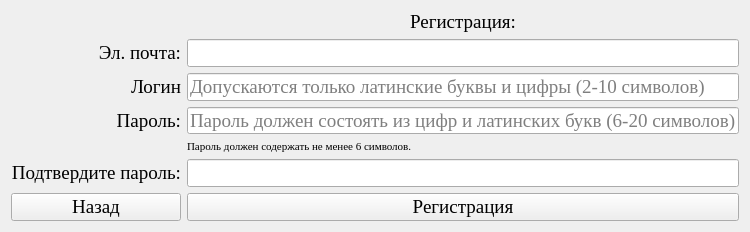
<?xml version="1.0" encoding="UTF-8"?>
<ui version="4.0">
 <class>Registration</class>
 <widget class="QWidget" name="Registration">
  <property name="geometry">
   <rect>
    <x>0</x>
    <y>0</y>
    <width>750</width>
    <height>232</height>
   </rect>
  </property>
  <property name="sizePolicy">
   <sizepolicy hsizetype="Preferred" vsizetype="Preferred">
    <horstretch>0</horstretch>
    <verstretch>0</verstretch>
   </sizepolicy>
  </property>
  <property name="minimumSize">
   <size>
    <width>750</width>
    <height>225</height>
   </size>
  </property>
  <property name="maximumSize">
   <size>
    <width>750</width>
    <height>232</height>
   </size>
  </property>
  <property name="font">
   <font>
    <family>Times New Roman</family>
    <pointsize>14</pointsize>
   </font>
  </property>
  <property name="windowTitle">
   <string>Form</string>
  </property>
  <layout class="QGridLayout" name="gridLayout">
   <item row="4" column="1">
    <widget class="QLineEdit" name="PasswordlineEdit">
     <property name="maxLength">
      <number>30</number>
     </property>
     <property name="echoMode">
      <enum>QLineEdit::Password</enum>
     </property>
     <property name="placeholderText">
      <string>Пароль должен состоять из цифр и латинских букв (6-20 символов)</string>
     </property>
    </widget>
   </item>
   <item row="2" column="0">
    <widget class="QLabel" name="label_2">
     <property name="layoutDirection">
      <enum>Qt::LeftToRight</enum>
     </property>
     <property name="frameShape">
      <enum>QFrame::NoFrame</enum>
     </property>
     <property name="text">
      <string>Эл. почта:</string>
     </property>
     <property name="alignment">
      <set>Qt::AlignRight|Qt::AlignTrailing|Qt::AlignVCenter</set>
     </property>
    </widget>
   </item>
   <item row="2" column="1">
    <widget class="QLineEdit" name="EmaillineEdit">
     <property name="maxLength">
      <number>30</number>
     </property>
    </widget>
   </item>
   <item row="6" column="0">
    <widget class="QLabel" name="label">
     <property name="layoutDirection">
      <enum>Qt::LeftToRight</enum>
     </property>
     <property name="frameShape">
      <enum>QFrame::NoFrame</enum>
     </property>
     <property name="text">
      <string>Подтвердите пароль:</string>
     </property>
     <property name="alignment">
      <set>Qt::AlignRight|Qt::AlignTrailing|Qt::AlignVCenter</set>
     </property>
    </widget>
   </item>
   <item row="3" column="0">
    <widget class="QLabel" name="label_6">
     <property name="layoutDirection">
      <enum>Qt::LeftToRight</enum>
     </property>
     <property name="frameShape">
      <enum>QFrame::NoFrame</enum>
     </property>
     <property name="text">
      <string>Логин</string>
     </property>
     <property name="alignment">
      <set>Qt::AlignRight|Qt::AlignTrailing|Qt::AlignVCenter</set>
     </property>
    </widget>
   </item>
   <item row="7" column="1">
    <widget class="QPushButton" name="RegistrationButton">
     <property name="text">
      <string>Регистрация</string>
     </property>
    </widget>
   </item>
   <item row="3" column="1">
    <widget class="QLineEdit" name="LoginlineEdit">
     <property name="inputMask">
      <string/>
     </property>
     <property name="maxLength">
      <number>30</number>
     </property>
     <property name="echoMode">
      <enum>QLineEdit::Normal</enum>
     </property>
     <property name="placeholderText">
      <string>Допускаются только латинские буквы и цифры (2-10 символов)</string>
     </property>
    </widget>
   </item>
   <item row="6" column="1">
    <widget class="QLineEdit" name="PasswordChecklineEdit">
     <property name="echoMode">
      <enum>QLineEdit::Password</enum>
     </property>
    </widget>
   </item>
   <item row="5" column="1">
    <widget class="QLabel" name="label_4">
     <property name="font">
      <font>
       <family>Times New Roman</family>
       <pointsize>8</pointsize>
      </font>
     </property>
     <property name="text">
      <string>Пароль должен содержать не менее 6 символов.</string>
     </property>
     <property name="alignment">
      <set>Qt::AlignLeading|Qt::AlignLeft|Qt::AlignTop</set>
     </property>
    </widget>
   </item>
   <item row="4" column="0">
    <widget class="QLabel" name="label_3">
     <property name="layoutDirection">
      <enum>Qt::LeftToRight</enum>
     </property>
     <property name="frameShape">
      <enum>QFrame::NoFrame</enum>
     </property>
     <property name="text">
      <string>Пароль:</string>
     </property>
     <property name="alignment">
      <set>Qt::AlignRight|Qt::AlignTrailing|Qt::AlignVCenter</set>
     </property>
    </widget>
   </item>
   <item row="1" column="1">
    <widget class="QLabel" name="label_5">
     <property name="text">
      <string>Регистрация:</string>
     </property>
     <property name="alignment">
      <set>Qt::AlignCenter</set>
     </property>
    </widget>
   </item>
   <item row="7" column="0">
    <widget class="QPushButton" name="BackButton">
     <property name="text">
      <string>Назад</string>
     </property>
    </widget>
   </item>
  </layout>
 </widget>
 <resources/>
 <connections/>
</ui>
